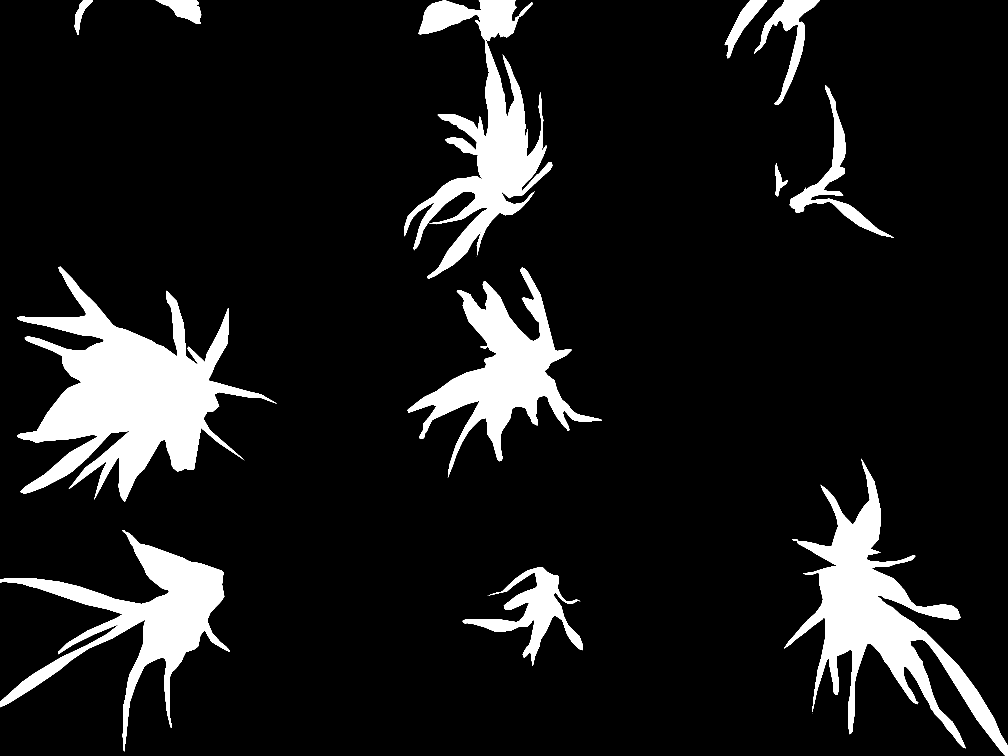
#> input picture Crop_Dataset/Data_Original/masks/IMG_6149_JPG_jpg.rf.05cfb0a7b58208b76943d04bc009b70a.png, 4032 x 3024 px (shown at 1/4 size)
$ python mask_full.py
#> lines starting #> are read from the running program, lines starting #| are printed output that depends on the picture; after the words box and inside, x2 and y2 are one past the last pixel; in counts of white or black regions, pixels touching at a corner belong together
import os
from PIL import Image
import numpy as np
import matplotlib.pyplot as plt
from tqdm import tqdm


hsv_mask_folder = 'HSV_data/masks'
mask_folder = 'Data_Original/masks'
full_mask_folder = 'Mask_Full'
image_folder = 'Data_Original/images'

# [28 lines of commented-out code are left out]
example = 'IMG_6149_JPG_jpg.rf.05cfb0a7b58208b76943d04bc009b70a.png'
img1 = Image.open(os.path.join(mask_folder, example))
#> img1 is the input picture: PIL image 4032x3024 L; values 0 (black) and 1 (white), 10.4% white; 18 white regions (6 under 20 px), largest, box (x1, y1, x2, y2) and area: (68, 1066, 1107, 2007) 353165, (3137, 1837, 4031, 3023) 243356, (1616, 0, 2210, 1116) 193338
img2 = Image.open(os.path.join(full_mask_folder,example))
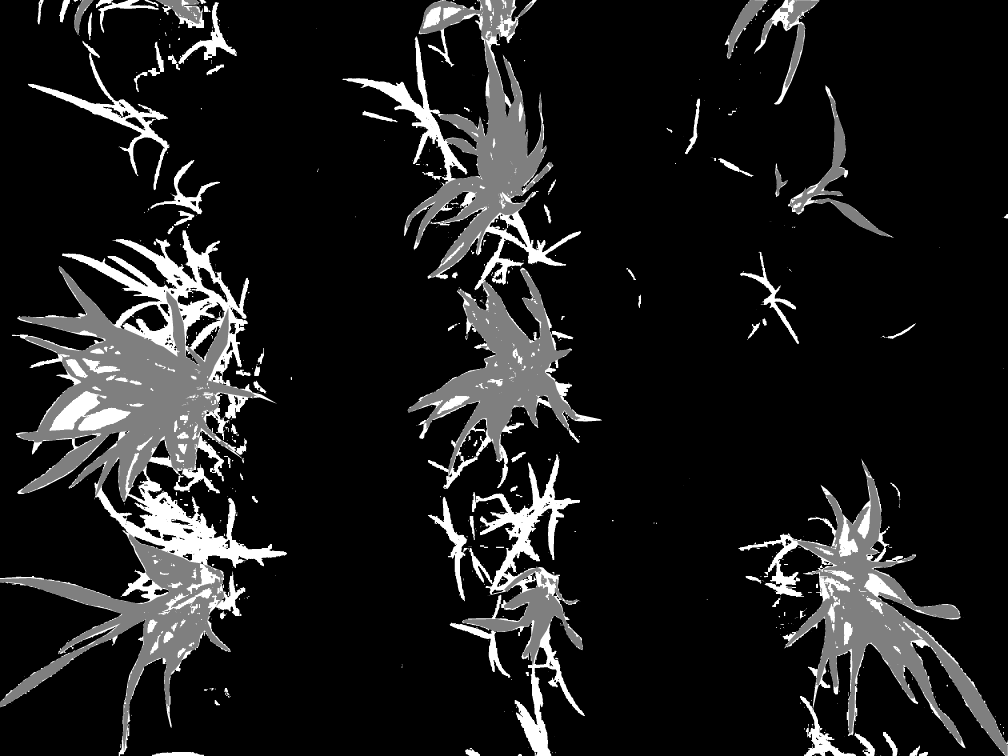
#> input picture Crop_Dataset/Mask_Full/IMG_6149_JPG_jpg.rf.05cfb0a7b58208b76943d04bc009b70a.png, 4032 x 3024 px (shown at 1/4 size)
#> img2 is the input picture: PIL image 4032x3024 L; min 0, max 2, mean 0.228
img3 = Image.open(os.path.join(hsv_mask_folder,example))
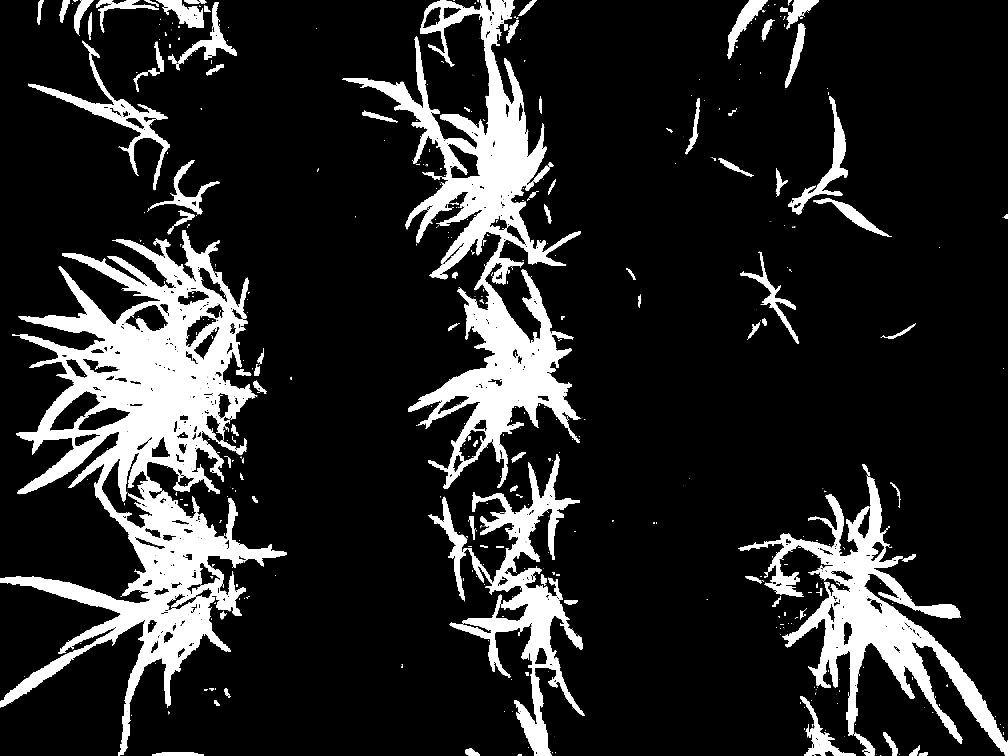
#> input picture Crop_Dataset/HSV_data/masks/IMG_6149_JPG_jpg.rf.05cfb0a7b58208b76943d04bc009b70a.png, 4032 x 3024 px (shown at 1/4 size)
#> img3 is the input picture: PIL image 4032x3024 L; values 0 (black) and 1 (white), 14.4% white; 872 white regions (654 under 20 px), largest, box (x1, y1, x2, y2) and area: (0, 921, 1148, 3024) 711265, (1369, 0, 2324, 1955) 434764, (2954, 1903, 4032, 3024) 239984
img4 = Image.open(os.path.join(image_folder,example.replace('.png','.jpg')))

print(np.unique(img1),np.unique(img2))
#| [0 1] [0 1 2]

plt.subplot(221), plt.imshow(img1), plt.title("Mask")
plt.subplot(222), plt.imshow(img2), plt.title("Full Mask")
plt.subplot(223), plt.imshow(img3), plt.title("HSV Mask")
plt.subplot(224), plt.imshow(img4), plt.title("Original")
plt.show()
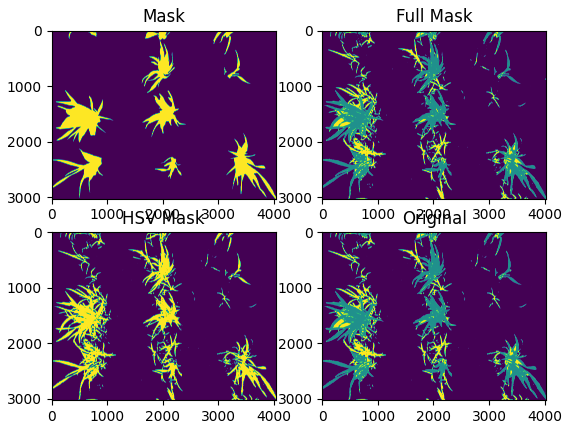
#> figure drawn by matplotlib, 4 panels
